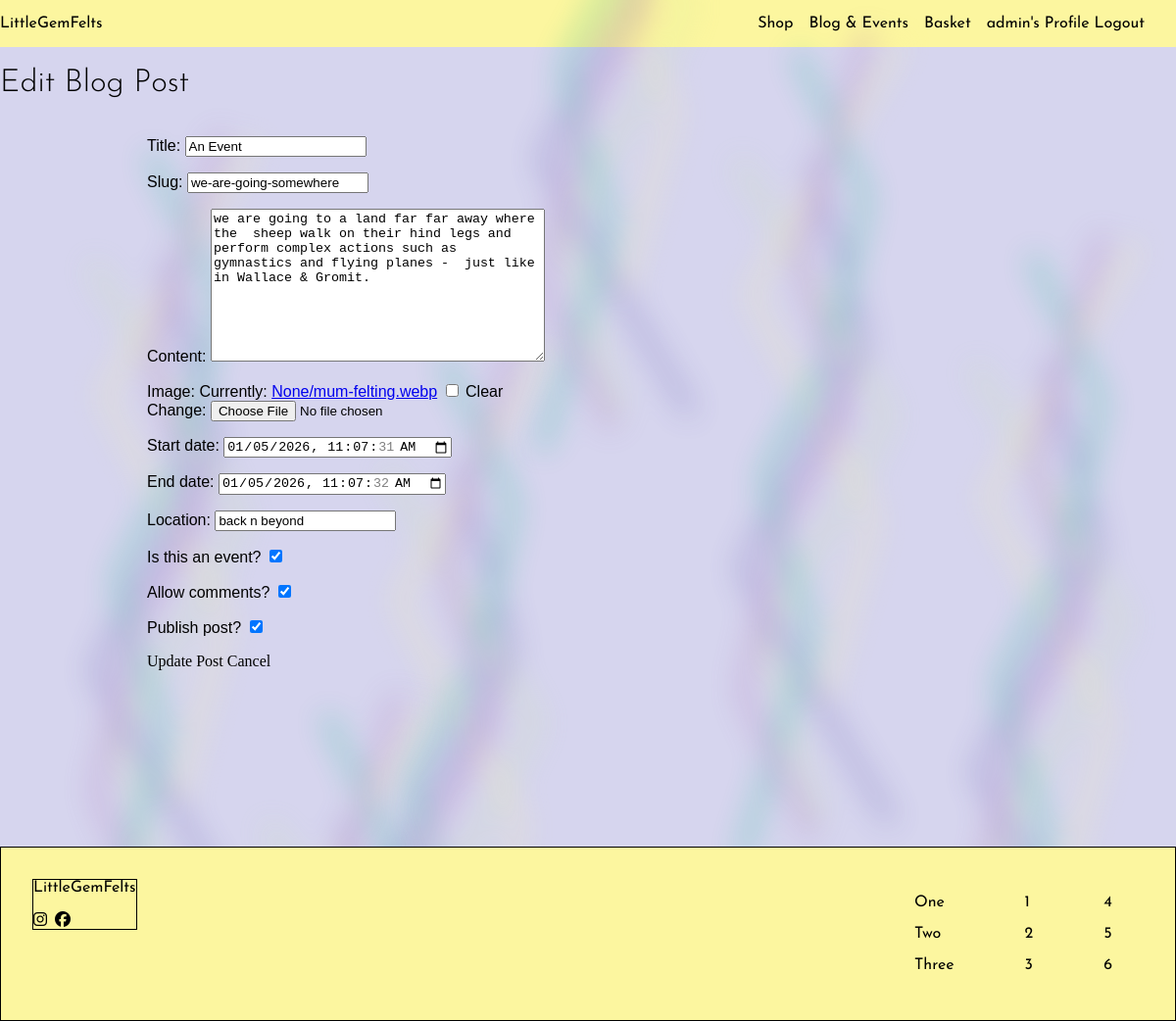
The app's page /management/blog/edit/1/ (signed in) with its own data.
### blog/models.py (models this page shows, shortened)
class Post(models.Model):
    title = models.CharField(max_length=200, unique=True)
    slug = models.SlugField(max_length=200, unique=True)
    author = models.ForeignKey(User, on_delete=models.CASCADE, related_name="blog_posts")
    content = models.TextField()
    img = models.ImageField(blank=True ,upload_to=None, height_field=None, width_field=None, max_length=None)
    start_date = models.DateTimeField(auto_now=False, auto_now_add=False)
    end_date = models.DateTimeField(auto_now=False, auto_now_add=False)
    location = models.CharField(max_length=200)
    is_event = models.BooleanField(default=False)
    allow_comments = models.BooleanField(default=False)
    date_created = models.DateTimeField(auto_now_add=True)
    date_updated = models.DateTimeField(auto_now=True)
    publish = models.BooleanField(default=False)
    class Meta:
        ordering = ['date_created']

### management/views.py (the view)
# urls.py: path('blog/edit/<int:post_id>/', views.edit_post, name='edit_post'),
@staff_member_required
def edit_post(request, post_id):
    post = get_object_or_404(Post, pk=post_id)
    if request.method == 'POST':
        form = PostForm(request.POST, request.FILES, instance=post)
        if form.is_valid():
            form.save()
            return redirect('management:blog_management')
    else:
        form = PostForm(instance=post)
    context = {
        'post': post,
        'form': form,
        'edit': True,
    }
    return render(request, 'management/post_add_edit.html', context)

### blog/forms.py
class PostForm(forms.ModelForm):
    class Meta:
        model = Post
        fields = [
            'title',
            'slug',
            'content',
            'img',
            'start_date',
            'end_date',
            'location',
            'is_event',
            'allow_comments',
            'publish',
        ]
        widgets = {
            'content': forms.Textarea(attrs={'rows': 10}),
            'start_date': forms.DateTimeInput(attrs={'type': 'datetime-local'}),
            'end_date': forms.DateTimeInput(attrs={'type': 'datetime-local'}),
        }
        labels = {
            'img': 'Image',
            'is_event': 'Is this an event?',
            'allow_comments': 'Allow comments?',
            'publish': 'Publish post?',
        }

### basket/contexts.py (called while the page is built, shortened)
def basket_contents(request):
    basket_items=[]
    product_count = 0
    total = Decimal('0.00')
    delivery = Decimal('0.00')
    basket = request.session.get('basket', {}) # needs to fetch the items from the basket when implemented
    grand_total = total + delivery
    return {
        'basket_items': basket_items,
        'product_count': product_count,
        'total': total.quantize(Decimal('0.01')),
        'delivery': delivery.quantize(Decimal('0.01')),
        'grand_total': grand_total.quantize(Decimal('0.01')),
    }

### management/templates/management/post_add_edit.html (shortened to what this page needs)
{% extends "layout.html" %}
{% load static %}
{% block extra_css %}
<link rel="stylesheet" href="{% static 'css/store.css' %}">
{% endblock extra_css %}
{% block titles %}
{% if edit %}
<h1>Edit Blog Post</h1>
{% else %}
<h1>Add New Blog Post</h1>
{% endif %}
{% endblock titles %}
{% block content %}
<section class="product-listing">
    <div class="container">
        <form method="POST" enctype="multipart/form-data">
            {{ form.as_p }}
            <wa-button type="submit" variant="brand">
                {% if edit %}
                Update Post
                {% else %}
                Add Post
                {% endif %}
            </wa-button>
            <wa-button href="{% url 'management:blog_management' %}" variant="outline">Cancel</wa-button>
        </form>
    </div>
</section>
{% endblock content %}

### templates/layout.html (shortened to what this page needs)
{% load static %}
{% url "home" as home_url %}
<!DOCTYPE html>
<html lang="en">
<head>
    <link rel="stylesheet" type="text/css" href="https://cdn.jsdelivr.net/npm/toastify-js/src/toastify.min.css">
    <link rel="stylesheet" href="{%static 'css/base.css'%}">
    {% block extra_css %}{% endblock extra_css %}
</head>
<body>
    <header>
      <nav class='navbar'>
      <wa-button appearance='plain' size='large'href='{% url 'home'%}'>LittleGemFelts</wa-button>
      <ul class="menu">
        <li>
          <wa-button class="nav-btn" href="{% url 'store:store'%}">Shop</wa-button>
        </li>
          <wa-button class="nav-btn" pill href="{% url 'blog:blog_list'%}">Blog & Events</wa-button>
        <li>
          <wa-button class="nav-btn" pill href="{% url 'basket:view_basket'%}">Basket</wa-button>
        </li>
        <li>
          {% if user.is_authenticated %}
          <wa-button class="nav-btn" pill href="{% url 'userprofile:profile_view'%}">{{user.username}}'s Profile</wa-button>
          <wa-button class="nav-btn" pill href="{% url 'account_logout' %}">Logout</wa-button>
          {% else %}
          <wa-button class="nav-btn" pill href="{% url 'account_login' %}">Log-in / Sign-up</wa-button>
          {% endif %}
        </li>
      </ul>
      </nav>
    </header>
    <div class="background-svg">
      <div class="bg-svg item1">
        <img src="{{MEDIA_URL}}fibers.svg" alt="">
      </div>
      <div class="bg-svg item2">
        <img src="{{MEDIA_URL}}fibers.svg" alt="">
      </div>
      <div class="bg-svg item3">
        <img src="{{MEDIA_URL}}fibers.svg" alt="">
      </div>
      <div class="bg-svg item4">
        <img src="{{MEDIA_URL}}fibers.svg" alt="">
      </div>
      <div class="bg-svg item5">
        <img src="{{MEDIA_URL}}fibers.svg" alt="">
      </div>
      <div class="bg-svg item6">
        <img src="{{MEDIA_URL}}fibers.svg" alt="">
      </div>
    </div>
    <main>
      {% block titles %}{% endblock titles %}
      {% block content %}{% endblock content %}
    </main>
<footer>
  <div class="navbar footer-container">
    <div class="footer-brand-section">
      <wa-button appearance='plain' size='large'>LittleGemFelts</wa-button>
      <div class="footer-social">
        <wa-button appearance='plain' size='small'>
          <i class="fa-brands fa-instagram"></i>
        </wa-button>
        <wa-button appearance='plain' size='small'>
          <i class="fa-brands fa-facebook"></i>
        </wa-button>
      </div>
    </div>
    <div class=" footer-link-section">
    <div class="footer-links">
      <ul class='menu'>
        <li><wa-button class='nav-btn'>One</wa-button></li>
        <li><wa-button class='nav-btn'>Two</wa-button></li>
        <li><wa-button class='nav-btn'>Three</wa-button></li>
      </ul>
    </div>
    <div class="footer-links">
      <ul class='menu'>
        <li><wa-button class='nav-btn'>1</wa-button></li>
        <li><wa-button class='nav-btn'>2</wa-button></li>
        <li><wa-button class='nav-btn'>3</wa-button></li>
      </ul>
    </div>
    <div class="footer-links">
      <ul class='menu'>
        <li><wa-button class='nav-btn'>4</wa-button></li>
        <li><wa-button class='nav-btn'>5</wa-button></li>
        <li><wa-button class='nav-btn'>6</wa-button></li>
      </ul>
    </div>
      </div>
  </div>
</footer>
</body>
</html>

### static/css/base.css (style rules this page uses)
:root { --title-font: "josefin sans", sans-serif; --heading-font: "Lora", sans-serif; --content-font: "cormorant", sans-serif; --amethyst-c1: #a560b2; --violet-twilight-c2: #564dac; --light-gold-c3: #fcf69f; --lavender-c4: #d6d5ee; --ash-grey-c5: #a3c4bc; --tropical-teal-c6: #16bac5; }
html, body { width: 100%; margin: 0; }
body { display: flex; flex-direction: column; background-color: #d6d5ee; }
main { flex: 1; z-index:2; }
h1 { font-family: var(--title-font); font-weight: 300; }
p { font-family: var(--content-font); }
section { max-width: 900px; margin: 0 auto clamp(2rem, 15vw, 20rem); }
.navbar { font-family: var(--title-font); display: flex; flex-wrap: wrap; justify-content: space-between; align-items: center; background-color: var(--light-gold-c3); position: relative; }
.menu { display: flex; flex-wrap: wrap; list-style: none; gap: 1rem; margin-right: 2rem; }
.background-svg { position: fixed; top: 0; left: 0; height: 100%; width: 100%; pointer-events: none; }
.bg-svg { position: absolute; }
.item1 { top:10%; left: 5%; width: 100px; }
.item2 { top:30%; left: 30%; width: 150px; }
.item3 { top:0%; left: 60%; width: 180px; }
.item4 { top:20%; left: 80%; width: 200px; }
.item5 { top:65%; left: 20%; width: 80px; }
.item6 { top:-40%; left: 43%; width: 180px; }
.footer-container { display: grid; grid-template-columns: auto 1fr auto; align-items: start; gap: 2rem; padding: 2rem; }
.footer-brand-section { grid-column: 1; border: solid 1px; }
.footer-link-section { grid-column: 3; display: grid; grid-template-columns: repeat(3, auto); }
.footer-links ul { display: flex; flex-direction: column; }
.footer-container { display: grid; grid-template-columns: auto 1fr auto; align-items: start; gap: 2rem; border: solid 1px; padding: 2rem; }
.footer-brand-section { display: flex; flex-direction: column; gap: 1rem; }
.footer-social { display: flex; gap: 0.5rem; }

### static/css/store.css (style rules this page uses)
:root { --title-font: "josefin sans", sans-serif; --heading-font: "Lora", sans-serif; --content-font: "cormorant", sans-serif; --amethyst-c1: #a560b2; --violet-twilight-c2: #564dac; --light-gold-c3: #fcf69f; --lavender-c4: #d6d5ee; --ash-grey-c5: #a3c4bc; --tropical-teal-c6: #16bac5; --green-c7:#09BC8A; }
.container { display: flex; flex-wrap: wrap; gap: 2rem; }

### records on screen
Post: title "An Event", slug "we-are-going-somewhere", content "we are going to a land far far away where the sheep walk on their hind legs and perform complex actions such as gymnastics and flying planes - just like in Wallace & Gromit.", start_date "01/05/2026 11:07:31", end_date "01/05/2026 11:07:32", location "back n beyond", is_event "☑", allow_comments "☑", publish "☑"

### other values on screen
{{ user.username }} "admin"
